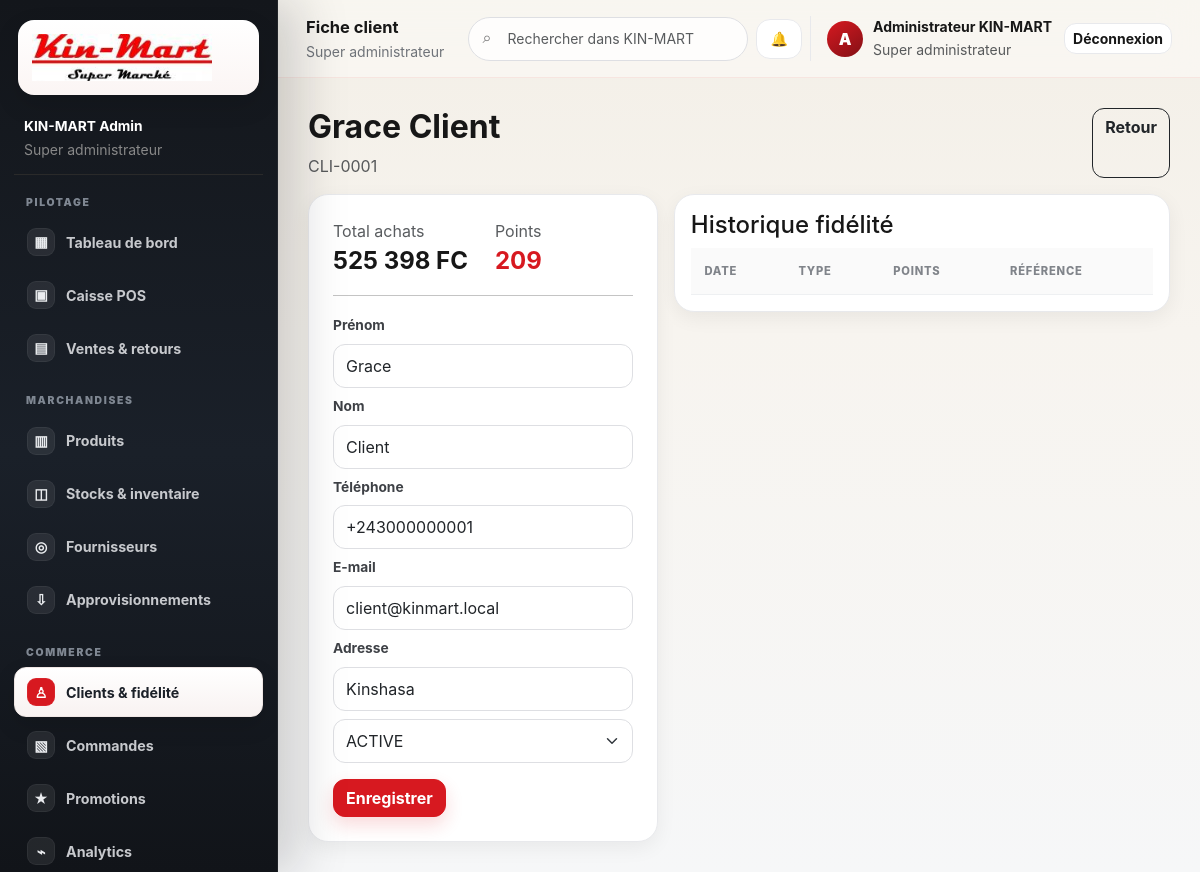
The page /customers/1 (signed in) on the database its author committed.
### tables this page shows
CREATE TABLE customers (
 id INT UNSIGNED AUTO_INCREMENT PRIMARY KEY,
 code VARCHAR(30) NOT NULL UNIQUE,
 first_name VARCHAR(100) NOT NULL,
 last_name VARCHAR(100) NOT NULL,
 gender ENUM('M','F','AUTRE') NULL,
 phone VARCHAR(30) NULL,
 email VARCHAR(150) NULL UNIQUE,
 address VARCHAR(255) NULL,
 segment ENUM('NOUVEAU','REGULIER','FIDELE','VIP','INACTIF') NOT NULL DEFAULT 'NOUVEAU',
 total_spent DECIMAL(14,2) NOT NULL DEFAULT 0,
 order_count INT UNSIGNED NOT NULL DEFAULT 0,
 status ENUM('ACTIVE','INACTIVE') NOT NULL DEFAULT 'ACTIVE',
 created_at TIMESTAMP DEFAULT CURRENT_TIMESTAMP,
 updated_at TIMESTAMP DEFAULT CURRENT_TIMESTAMP ON UPDATE CURRENT_TIMESTAMP,
 INDEX idx_customer_phone(phone), INDEX idx_customer_segment(segment)
);

### app/core/Controller.php (called while the page is built, shortened)
<?php
abstract class Controller {
    protected function view(string $view, array $data = [], string|false $layout = 'admin'): void {
        extract($data, EXTR_SKIP);
        require dirname(__DIR__) . '/views/layouts/' . $layout . '.php';
    }
}

### app/controllers/CustomerController.php (called while the page is built, shortened)
<?php
final class CustomerController extends Controller {
 private Customer $m;public function __construct(){$this->m=new Customer();}
 public function show(string $id):void{$c=$this->m->find((int)$id);if(!$c){redirect('customers');}$this->view('customers/show',['customer'=>$c,'history'=>$this->m->loyaltyHistory((int)$id),'title'=>'Fiche client']);}
}

### index.php (called while the page is built, shortened)
<?php
require __DIR__ . '/app/helpers/functions.php';
spl_autoload_register(function (string $class): void {
    $prefix = 'App\\';
    $relative = substr($class, strlen($prefix));
    $parts = explode('\\', $relative);
    if ($parts) $parts[0] = strtolower($parts[0]);
    $file = __DIR__ . '/app/' . implode('/', $parts) . '.php';
});
try {
    $router = new Router();
    $router->dispatch($_SERVER['REQUEST_METHOD'] ?? 'GET', $_GET['url'] ?? '');
} catch (Throwable $e) {
    http_response_code(500);
    $debug = (bool) config('app.debug', false);
    $message = $debug ? $e->getMessage() : 'Une erreur interne est survenue.';
    $details = $debug ? $e->getTraceAsString() : '';
    require __DIR__ . '/app/views/errors/500.php';
}

### app/core/Model.php (called while the page is built, shortened)
<?php
abstract class Model {
    protected PDO $db;
    public function __construct() { $this->db = Database::connection(); }
    protected function all(string $sql, array $params = []): array {
        $st = $this->db->prepare($sql); $st->execute($params); return $st->fetchAll();
    }
    protected function one(string $sql, array $params = []): ?array {
        $st = $this->db->prepare($sql); $st->execute($params); $r=$st->fetch(); return $r ?: null;
    }
}

### app/helpers/functions.php (called while the page is built, shortened)
<?php
function config(string $key, mixed $default = null): mixed {
    $value = $GLOBALS['config'] ?? [];
    foreach (explode('.', $key) as $segment) {
        $value = $value[$segment];
    }
    return $value;
}
function base_url(string $path = ''): string {
    $base = config('app.base_url', '');
    return rtrim($base, '/') . ($path !== '' ? '/' . ltrim($path, '/') : '');
}
function asset(string $path): string { return base_url('public/assets/' . ltrim($path, '/')); }
function e(mixed $value): string { return htmlspecialchars((string)$value, ENT_QUOTES | ENT_SUBSTITUTE, 'UTF-8'); }
function money(float|int|string $amount, string $currency = ''): string {
    $n = (float)$amount;
    if ($currency === '') $currency = (string)(company_settings()['primary_currency'] ?? 'CDF');
    $currency = strtoupper($currency);
    if ($currency === 'CDF' || $currency === 'FC') return number_format($n, 0, ',', ' ') . ' FC';
    return number_format($n, 2, ',', ' ') . ' USD';
}
function selected(mixed $a, mixed $b): string { return (string)$a === (string)$b ? 'selected' : ''; }
function company_settings(): array {
    static $cache = null;
    if (is_array($cache)) return $cache;
    try { $cache = (new App\Models\Setting())->allSettings(); }
    catch (Throwable $e) { $cache = ['company_name'=>'KIN-MART','company_subtitle'=>'Super Marché','company_logo'=>'public/assets/images/logo-kinmart.jpg','primary_currency'=>'CDF','secondary_currency'=>'USD','usd_cdf_rate'=>'2850']; }
    return $cache;
}
function company_logo_url(): string {
    $p=(string)(company_settings()['company_logo'] ?? 'public/assets/images/logo-kinmart.jpg');
    if (str_starts_with($p,'public/')) return base_url($p);
    return asset('images/logo-kinmart.jpg');
}

### app/core/Database.php (called while the page is built, shortened)
<?php
final class Database {
    private static ?PDO $pdo = null;
    public static function connection(): PDO {
        if (self::$pdo instanceof PDO) return self::$pdo;
        $db = config('db');
        $dsn = sprintf('mysql:host=%s;port=%s;dbname=%s;charset=%s', $db['host'], $db['port'], $db['name'], $db['charset']);
        try {
            self::$pdo = new PDO($dsn, $db['user'], $db['pass'], [
                PDO::ATTR_ERRMODE => PDO::ERRMODE_EXCEPTION,
                PDO::ATTR_DEFAULT_FETCH_MODE => PDO::FETCH_ASSOC,
                PDO::ATTR_EMULATE_PREPARES => false,
            ]);
            self::$pdo->exec("SET time_zone = '+01:00'");
            return self::$pdo;
        } catch (PDOException $e) {
            throw new RuntimeException('Connexion à MySQL impossible. Vérifiez XAMPP, le port MySQL et app/config/config.php. Détail: ' . $e->getMessage());
        }
    }
}

### app/models/Customer.php (called while the page is built, shortened)
<?php
final class Customer extends Model {
 public function find(int $id):?array{return $this->one("SELECT c.*,COALESCE(l.points_balance,0) points,COALESCE(l.tier,'STANDARD') tier FROM customers c LEFT JOIN loyalty_accounts l ON l.customer_id=c.id WHERE c.id=?",[$id]);}
}

### app/models/Setting.php (called while the page is built, shortened)
<?php
final class Setting extends Model {
    public function allSettings(): array { $rows=$this->all("SELECT `key`,`value`,`group` FROM settings ORDER BY `group`,`key`"); $out=[]; foreach($rows as $r)$out[$r['key']]=$r['value']; return $out; }
}

### app/views/customers/show.php (the view)
<div class="d-flex justify-content-between mb-3"><div><h2 class="fw-bold"><?=e($customer['first_name'].' '.$customer['last_name'])?></h2><div class="text-muted"><?=e($customer['code'])?></div></div><a class="btn btn-outline-dark" href="<?=e(base_url('customers'))?>">Retour</a></div><div class="row g-3"><div class="col-lg-5"><div class="km-card p-4"><div class="row"><div class="col-6"><div class="text-muted">Total achats</div><div class="fs-4 fw-bold"><?=money($customer['total_spent'])?></div></div><div class="col-6"><div class="text-muted">Points</div><div class="fs-4 fw-bold text-km"><?=e($customer['points'])?></div></div></div><hr><form method="post" action="<?=e(base_url('customers/'.$customer['id']))?>"><?=csrf_field()?><label class="form-label">Prénom</label><input class="form-control" name="first_name" value="<?=e($customer['first_name'])?>"><label class="form-label mt-2">Nom</label><input class="form-control" name="last_name" value="<?=e($customer['last_name'])?>"><label class="form-label mt-2">Téléphone</label><input class="form-control" name="phone" value="<?=e($customer['phone'])?>"><label class="form-label mt-2">E-mail</label><input class="form-control" name="email" value="<?=e($customer['email'])?>"><label class="form-label mt-2">Adresse</label><input class="form-control" name="address" value="<?=e($customer['address'])?>"><input type="hidden" name="gender" value="<?=e($customer['gender'])?>"><select class="form-select mt-2" name="status"><option <?=selected($customer['status'],'ACTIVE')?>>ACTIVE</option><option <?=selected($customer['status'],'INACTIVE')?>>INACTIVE</option></select><button class="btn btn-km mt-3">Enregistrer</button></form></div></div><div class="col-lg-7"><div class="km-card p-3"><h4>Historique fidélité</h4><table class="table"><thead><tr><th>Date</th><th>Type</th><th>Points</th><th>Référence</th></tr></thead><tbody><?php foreach($history as $h):?><tr><td><?=e($h['created_at'])?></td><td><?=e($h['type'])?></td><td><?=e($h['points'])?></td><td><?=e($h['reference_no'])?></td></tr><?php endforeach;?></tbody></table></div></div></div>

### app/core/Router.php (shortened to what this page needs)
<?php
final class Router {
    private array $routes = [];
    private function add(string $method, string $path, array $handler, array $middleware): void {
        $this->routes[] = compact('method','path','regex','handler','middleware');
    }
    public function dispatch(string $method, string $url): void {
        $path = trim((string)parse_url($url, PHP_URL_PATH), '/');
        foreach ($this->routes as $route) {
            if ($route['method'] !== strtoupper($method)) continue;
            if (!preg_match('#^' . $route['regex'] . '$#', $path, $m)) continue;
            [$class, $action] = $route['handler'];
            $controller = new $class();
            $args=[]; foreach ($m as $k=>$v) if (!is_int($k)) $args[]=$v;
            $controller->$action(...$args);
            return;
        }
    }
}

### public/assets/css/app.css (style rules this page uses)
:root { --km-red:#d71920;--km-red-600:#c31218;--km-red-700:#a70e14;--km-red-soft:#fff0f1; --km-ink:#171717;--km-charcoal:#202124;--km-muted:#6f7379;--km-subtle:#9aa0a6; --km-bg:#f6f7f8;--km-warm:#faf8f5;--km-border:#e8e9ec;--km-card:#fff; --km-green:#118a4e;--km-green-soft:#eaf8f0;--km-blue:#1769aa;--km-amber:#b56a00; --km-shadow:0 14px 40px rgba(25,25,25,.07);--km-shadow-sm:0 6px 20px rgba(25,25,25,.06); --km-radius:20px;--km-radius-sm:14px;--km-sidebar:278px; }
* { box-sizing:border-box }
html { scroll-behavior:smooth }
body { margin:0;background:var(--km-bg);color:var(--km-ink);font-family:Inter,ui-sans-serif,system-ui,-apple-system,"Segoe UI",Roboto,Arial,sans-serif;-webkit-font-smoothing:antialiased }
a { color:inherit }
.text-km { color:var(--km-red)!important }
.btn { border-radius:12px;font-weight:700;transition:.18s ease }
.btn-km { background:var(--km-red);border-color:var(--km-red);color:#fff;box-shadow:0 8px 18px rgba(215,25,32,.16) }
.form-control,.form-select { border:1px solid #dedfe3;border-radius:12px;min-height:44px;box-shadow:none!important }
.form-label { font-weight:700;font-size:.86rem;color:#3e4146 }
.km-card { background:#fff;border:1px solid var(--km-border);border-radius:var(--km-radius);box-shadow:var(--km-shadow-sm) }
.table { --bs-table-bg:transparent;margin-bottom:0 }
.table>:not(caption)>*>* { padding:.9rem .85rem;border-bottom-color:#eef0f2 }
.table>thead th { font-size:.7rem;text-transform:uppercase;letter-spacing:.07em;color:#80848a;background:#fafafa;font-weight:800;white-space:nowrap }
body { background:linear-gradient(180deg,#f3efe7 0%,#f7f4ef 38%,#f6f7f8 100%) fixed }

### rows shown on the page
customers: first_name+last_name "Grace Client", code "CLI-0001", total_spent "525 398 FC", first_name "Grace", last_name "Client", phone "+243000000001", email "client@kinmart.local", address "Kinshasa"

### other values the page prints
$customer['points'] "209"
